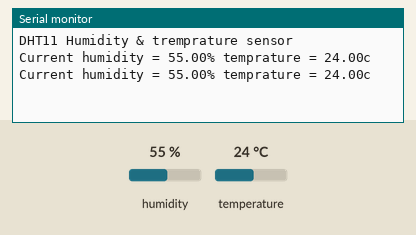
Recording of a sketch running on a simulated ESP8266 (NodeMCU). Shown: the last lines printed to the serial monitor. The inputs (shaded band) are chosen by the test bench; at power-on: humidity 55 %, temperature 24 °C.

Above: at 2.7 s.
2.8 s: humidity set to 22 %
At 4.0 s:
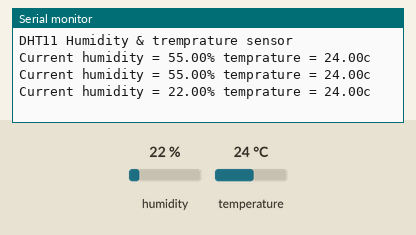
4.3 s: temperature set to 12 °C
At 5.4 s:
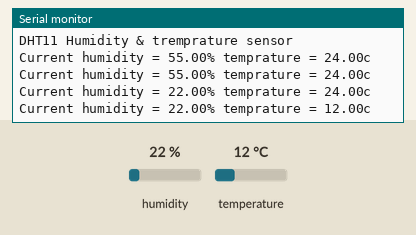
5.8 s: humidity set to 40 %
At 7.5 s:
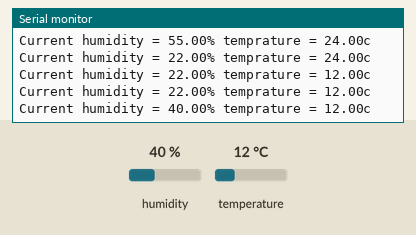
Timing chart, 0 to 9.0 s (numbered marks = the images above; inputs shaded):
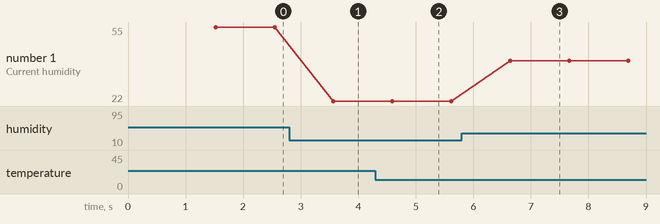

The sketch:

dht_sensor.ino
```cpp
#include "dht.h"
#define dht_apin D1 //
dht DHT;


void setup() {
  // put your setup code here, to run once:
Serial.begin(115200);
delay(500);
Serial.println("DHT11 Humidity & tremprature sensor \n\n");
delay(1000);
}

void loop() {
  // put your main code here, to run repeatedly:
  int readdata = DHT.read11(dht_apin);
  float t = DHT.temperature;
  float h = DHT.humidity;

  Serial.print("Current humidity = ");
  Serial.print(h);
  Serial.print("% ");
  Serial.print("temprature = ");
  Serial.print(t);
  Serial.println("c ");

  delay(1000);
}
```

Measured:
- after the input at 2.8 s, the serial monitor: prints a new line after 0.77 s (image 1)
- after the input at 4.3 s, the serial monitor: prints a new line after 0.29 s (image 2)
- after the input at 5.8 s, the serial monitor: prints a new line after 0.84 s (image 3)
- plotted number 1: 55 → 22 after the input at 2.8 s, 22 → 40 after the input at 5.8 s
